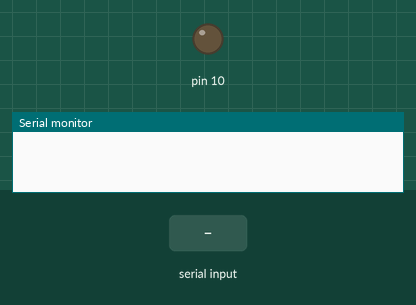
Simulated run of this sketch. Board: Arduino Uno, built with avr-gcc and run on an emulated ATmega328P. Shown: output pins drawn as LEDs (lit = HIGH), the last lines printed to the serial monitor. Inputs (shaded band) come from the test bench.

Above: at 1.2 s.
1.3 s: "r" received over the second serial link
At 1.7 s:
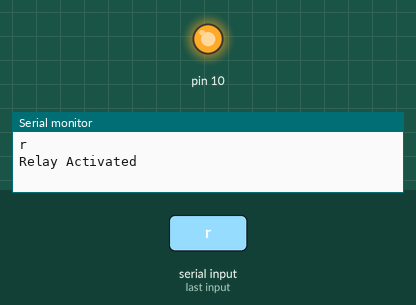
2.8 s: "d" received over the second serial link
At 4.1 s:
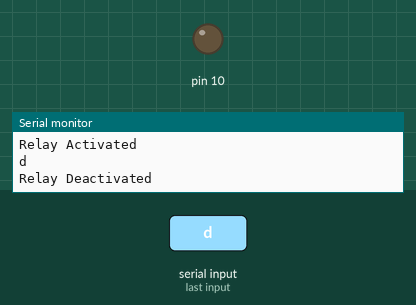
Timing chart, 0 to 5.8 s (numbered marks = the images above; inputs shaded):
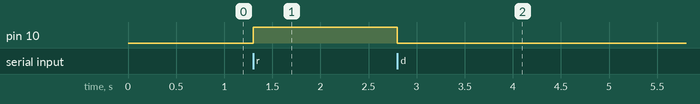

The sketch:

comm.ino
```cpp
#include <Wire.h>
#include "I2Cdev.h"
#include "Wire.h"
#include "SoftwareSerial.h"

int16_t ax, ay, az;
#define OUTPUT_READABLE_ACCELGYRO

#include <SoftwareSerial.h>

// Starting the accelerometer protocol
//MMA_7455 accel = MMA_7455(i2c_protocol);

// Defining the pins for the xbee radio
const int RXPin = A0;
const int TXPin = A1;

char str;

SoftwareSerial Xbee(RXPin, TXPin);

void setup() {
  //Open Serial connection
  Serial.begin(9600);
  //Start xbee serial connection
  Xbee.begin(9600);
  // Accelerometer initilization
  //accel.begin();

  // Set Relay pin
  pinMode(10, OUTPUT);

}

void loop() {

if (Serial.available())
  { // If data comes in from serial monitor, send it out to XBee
    Xbee.write(Serial.read());
  }
  if (Xbee.available())
  { // If data comes in from XBee, send it out to serial monitor
    // Serial.write(Xbee.read());
    str = Xbee.read();
    Serial.println(str);
    if (str == 'r'){
      digitalWrite(10, HIGH);
      Serial.println("Relay Activated");
    }
    if (str == 'd'){
      digitalWrite(10, LOW);
      Serial.println("Relay Deactivated");
    }
  }
}
```

Measured:
- after the input at 1.3 s, pin 10: LOW → HIGH at once
- after the input at 2.8 s, pin 10: HIGH → LOW at once
